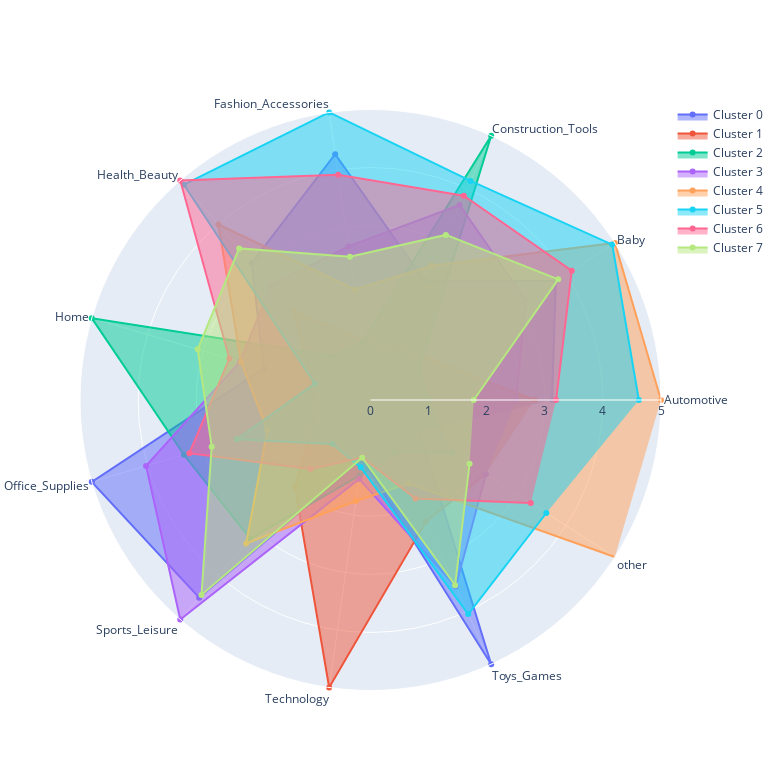

Notebook code cell kept with this figure:
### Code cell
# Créer une figure en radar pour chaque cluster
fig = go.Figure()

for cluster, row in df_mms_cat.iterrows():
    values = row.values.tolist()
    

    

    fig.add_trace(go.Scatterpolar(
        r=values,
        theta=prod_col,
        fill='toself',
        name=f'Cluster {cluster}'
    ))

# Mettre en forme la figurenum_cols,
fig.update_layout(
    polar=dict(
        radialaxis=dict(
            visible=True,
            range=[0, 5]
        ),
    ),
    showlegend=True,
    width=780,
    height=780

)

# Afficher la figure
fig.show()
figsize = (60,60)

### Figure 1 — Plotly figure (JSON) as saved in the notebook; plotly's stock layout.template omitted (floating-point values rounded to 4 significant figures)
{"data": [{"fill": "toself", "name": "Cluster 0", "r": [3.125, 3.791, 2.249, 4.274, 3.12, 1.915, 5, 4.503, 1.028, 5, 1], "theta": ["Automotive", "Baby", "Construction_Tools", "Fashion_Accessories", "Health_Beauty", "Home", "Office_Supplies", "Sports_Leisure", "Technology", "Toys_Games", "other"], "type": "scatterpolar"}, {"fill": "toself", "name": "Cluster 1", "r": [2.825, 1.263, 1, 1.033, 2.038, 1.025, 1, 1.984, 5, 2.301, 2.355], "theta": ["Automotive", "Baby", "Construction_Tools", "Fashion_Accessories", "Health_Beauty", "Home", "Office_Supplies", "Sports_Leisure", "Technology", "Toys_Games", "other"], "type": "scatterpolar"}, {"fill": "toself", "name": "Cluster 2", "r": [1, 1, 5, 1, 1, 5, 3.346, 3.161, 1.315, 1, 1.678], "theta": ["Automotive", "Baby", "Construction_Tools", "Fashion_Accessories", "Health_Beauty", "Home", "Office_Supplies", "Sports_Leisure", "Technology", "Toys_Games", "other"], "type": "scatterpolar"}, {"fill": "toself", "name": "Cluster 3", "r": [2.509, 3.178, 3.69, 2.671, 2.61, 2.341, 4.025, 5, 1.373, 3.53, 2.361], "theta": ["Automotive", "Baby", "Construction_Tools", "Fashion_Accessories", "Health_Beauty", "Home", "Office_Supplies", "Sports_Leisure", "Technology", "Toys_Games", "other"], "type": "scatterpolar"}, {"fill": "toself", "name": "Cluster 4", "r": [5, 5, 2.54, 1.921, 3.997, 2.323, 1.85, 3.268, 1.757, 1.579, 5.0], "theta": ["Automotive", "Baby", "Construction_Tools", "Fashion_Accessories", "Health_Beauty", "Home", "Office_Supplies", "Sports_Leisure", "Technology", "Toys_Games", "other"], "type": "scatterpolar"}, {"fill": "toself", "name": "Cluster 5", "r": [4.619, 4.947, 4.145, 5, 4.903, 1, 2.397, 1, 1.171, 4.051, 3.597], "theta": ["Automotive", "Baby", "Construction_Tools", "Fashion_Accessories", "Health_Beauty", "Home", "Office_Supplies", "Sports_Leisure", "Technology", "Toys_Games", "other"], "type": "scatterpolar"}, {"fill": "toself", "name": "Cluster 6", "r": [3.195, 4.118, 3.864, 3.917, 5.0, 2.531, 3.249, 1.574, 1, 1.862, 3.279], "theta": ["Automotive", "Baby", "Construction_Tools", "Fashion_Accessories", "Health_Beauty", "Home", "Office_Supplies", "Sports_Leisure", "Technology", "Toys_Games", "other"], "type": "scatterpolar"}, {"fill": "toself", "name": "Cluster 7", "r": [1.777, 3.841, 3.124, 2.492, 3.453, 3.1, 2.849, 4.443, 1.003, 3.506, 2.027], "theta": ["Automotive", "Baby", "Construction_Tools", "Fashion_Accessories", "Health_Beauty", "Home", "Office_Supplies", "Sports_Leisure", "Technology", "Toys_Games", "other"], "type": "scatterpolar"}], "layout": {"height": 780, "polar": {"radialaxis": {"range": [0, 5], "visible": true}}, "showlegend": true, "width": 780}}
